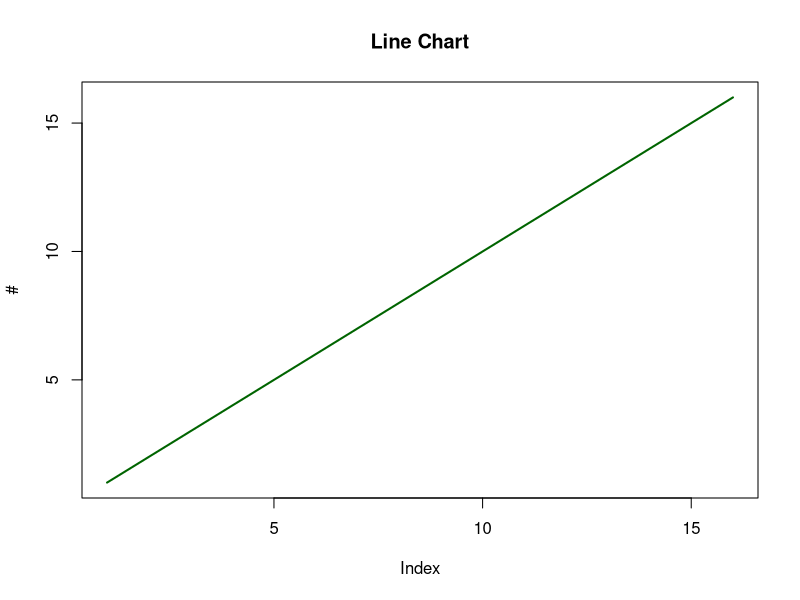

Generate this figure with R:
# Line Chart
library(readxl)

# Read sheet 3 from Excel file
data <- read_excel("../datasets/BDA.xlsx", sheet = 3)

# Get first numeric column
numeric_col <- data[[which(sapply(data, is.numeric))[1]]]

# Create line chart
plot(numeric_col,
     type = "l",
     main = "Line Chart",
     xlab = "Index",
     ylab = names(data)[which(sapply(data, is.numeric))[1]],
     col = "darkgreen",
     lwd = 2)
